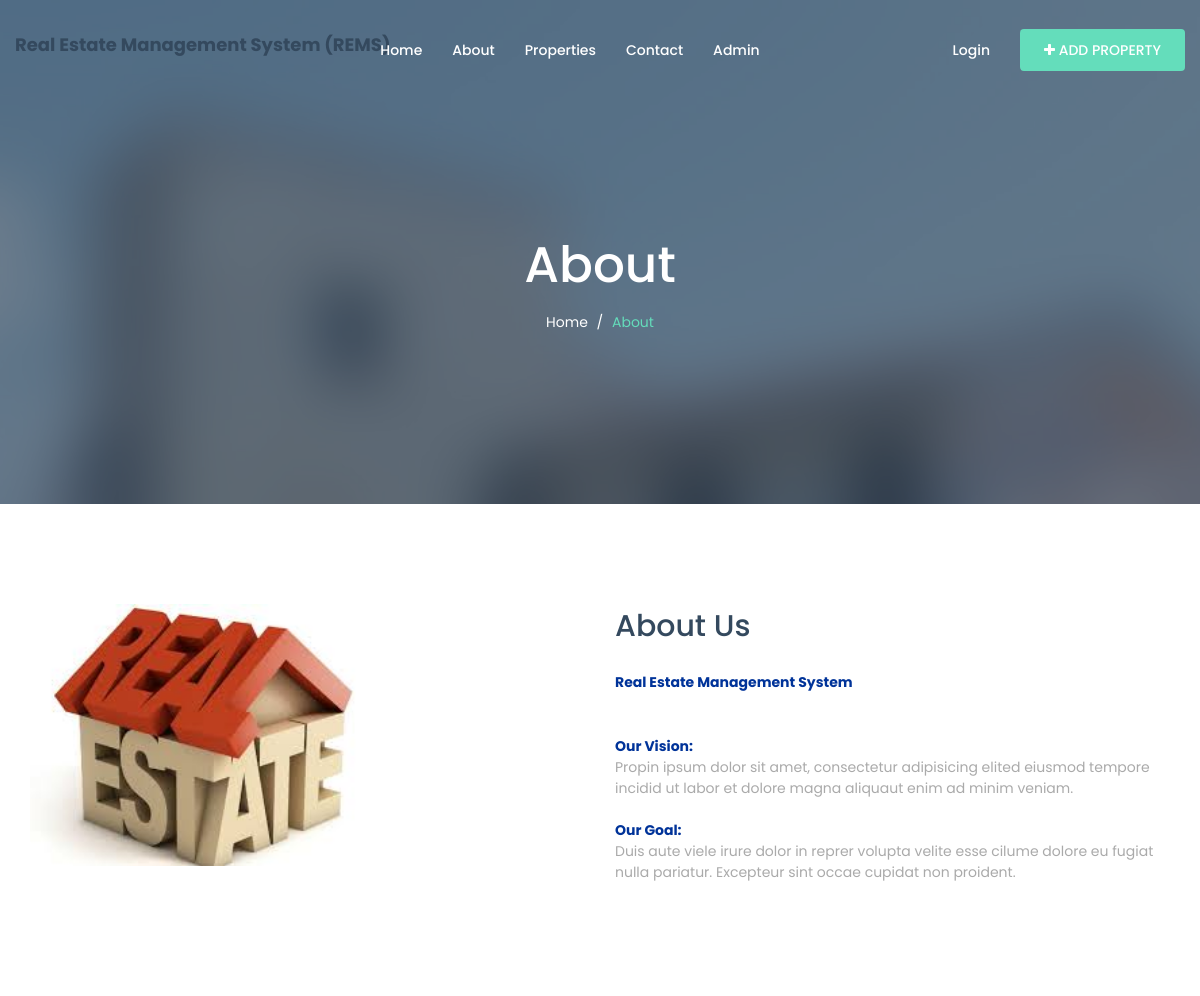
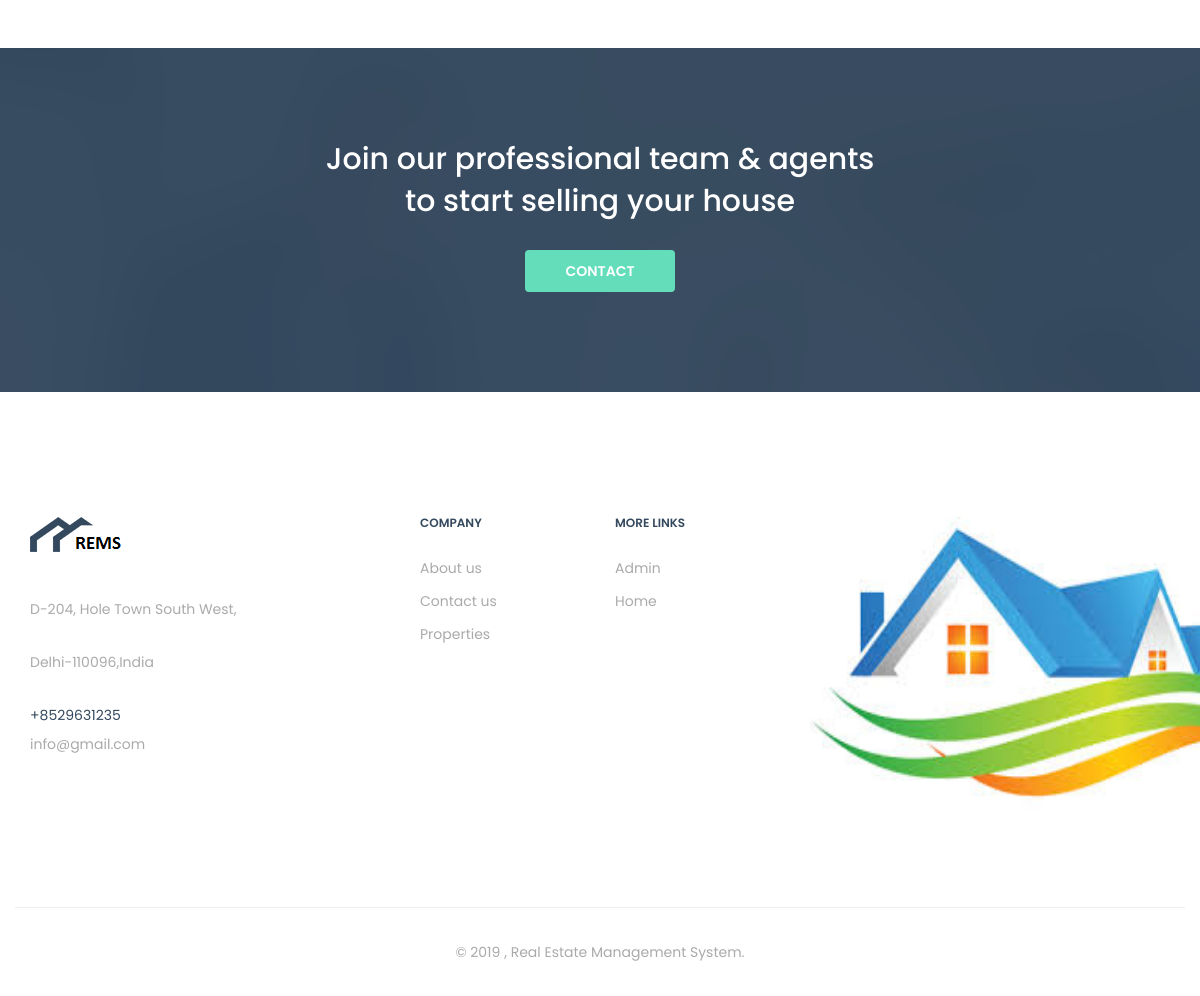
Page /about.php on the committed database (2 pictures, top to bottom).
### tables this page shows
CREATE TABLE `tblpage` (
  `ID` int(10) NOT NULL,
  `PageType` varchar(120) DEFAULT NULL,
  `PageTitle` mediumtext DEFAULT NULL,
  `PageDescription` mediumtext DEFAULT NULL,
  `Email` varchar(120) DEFAULT NULL,
  `MobileNumber` bigint(10) DEFAULT NULL,
  `UpdationDate` timestamp NULL DEFAULT NULL ON UPDATE current_timestamp()
);

### about.php (the view, shortened to what this page needs)
<!DOCTYPE html>
<html dir="ltr" lang="en-US">
<head>
    <link href="assets/css/external.css" rel="stylesheet">
    <link href="assets/css/bootstrap.min.css" rel="stylesheet">
    <link href="assets/css/style.css" rel="stylesheet">
</head>
<body>
    <div id="wrapper" class="wrapper clearfix">
        <?php include_once('includes/header.php');?>
        <section id="page-title" class="page-title bg-overlay bg-overlay-dark2">
            <div class="container">
                <div class="row">
                    <div class="col-xs-12 col-sm-12 col-md-6 col-md-offset-3">
                        <div class="title title-1 text-center">
                            <div class="title--content">
                                <div class="title--heading">
                                    <h1>About</h1>
                                </div>
                                <ol class="breadcrumb">
                                    <li><a href="index.php">Home</a></li>
                                    <li class="active">About</li>
                                </ol>
                            </div>
                        </div>
                    </div>
                </div>
            </div>
        </section>
        <section id="about" class="about bg-white">
            <div class="container">
                <div class="row">
                    <div class="col-xs-12 col-sm-5 col-md-5">
                        <div class="about--img"><img class="img-responsive" src="assets/images/about/real-estate.jpg" width="350" height="350" alt="about img"></div>
                    </div>
                    <div class="col-xs-12 col-sm-7 col-md-6 col-md-offset-1">
                        <?php
$ret=mysqli_query($con,"select * from tblpage where PageType='aboutus'");
while ($row=mysqli_fetch_array($ret)) {
?>
                        <div class="heading heading-3">
                            <h2 class="heading--title"><?php echo $row['PageTitle'];?></h2>
                        </div>
                        <div class="about--panel">
                            <p><?php  echo $row['PageDescription'];?></p>
                        </div>
                    </div>
                   <?php } ?>
                </div>
            </div>
        </section>
        <section id="cta" class="cta cta-1 text-center bg-overlay bg-overlay-dark pt-90">
            <div class="container">
                <div class="row">
                    <div class="col-xs-12 col-sm-12 col-md-6 col-md-offset-3">
                        <h3>Join our professional team & agents to start selling your house</h3>
                         <a href="contact.php" class="btn btn--primary">Contact</a>
                    </div>
                </div>
            </div>
        </section>
        <?php include_once('includes/footer.php');?>
    </div>
</body>
</html>

### includes/footer.php (shortened to what this page needs)
 <?php
include('includes/dbconnection.php');
?>
 <footer id="footer" class="footer footer-1 bg-white">
            <div class="footer-widget">
                <div class="container">
                    <div class="row">
                        <div class="col-xs-12 col-sm-6 col-md-3 widget--about">
                            <div class="widget--content">
                                <?php
$ret=mysqli_query($con,"select * from tblpage where PageType='contactus'");
while ($row=mysqli_fetch_array($ret)) {
?>
                                <div class="footer--logo">
                                    <img src="assets/images/logo/logo-dark3.png" alt="logo">
                                </div>
                                <p><?php  echo $row['PageDescription'];?></p>
                                <div class="footer--contact">
                                    <ul class="list-unstyled mb-0">
                                        <li>+<?php  echo $row['MobileNumber'];?></li>
                                        <li> <p><?php  echo $row['Email'];?></p></li>
                                    </ul>
                                </div>
                            </div>
                            <?php } ?>
                        </div>
                        <div class="col-xs-12 col-sm-3 col-md-2 col-md-offset-1 widget--links">
                            <div class="widget--title">
                                <h5>Company</h5>
                            </div>
                            <div class="widget--content">
                                <ul class="list-unstyled mb-0">
                                    <li><a href="about.php">About us</a></li>
                                    <li><a href="contact.php">Contact us</a></li>
                                   <li><a href="properties-grid.php">Properties</a></li>
                                </ul>
                            </div>
                        </div>
                        <div class="col-xs-12 col-sm-3 col-md-2 widget--links">
                            <div class="widget--title">
                                <h5>More Links</h5>
                            </div>
                            <div class="widget--content">
                                <ul class="list-unstyled mb-0">
                                    <li><a href="admin/login.php">Admin</a></li>
                                    <li><a href="index.php">Home</a></li>
                                </ul>
                            </div>
                        </div>
                        <div class="col-xs-12 col-sm-12 col-md-4 widget--newsletter">
                            <img src="assets/images/about/download.jpg" width="500" height="300" alt="logo">
                        </div>
                    </div>
                </div>
            </div>
            <div class="footer--copyright text-center">
                <div class="container">
                    <div class="row footer--bar">
                        <div class="col-xs-12 col-sm-12 col-md-12">
                            <span>© 2019 , Real Estate Management System.</span>
                        </div>
                    </div>
                </div>
            </div>
        </footer>

### rows in the picture
tblpage: PageTitle "About Us", PageDescription "Real Estate Management System Our Vision: Propin ipsum dolor sit amet, consectetur adipisicing elited eiusmod tempore incidid ut labor et dolore magna aliquaut enim ad minim veniam. Our Goal: Duis aute viele irure dolor in reprer volupta velite esse cilume dolore eu fugiat nulla pariatur. Excepteur sint occae cupidat non proident."
tblpage: PageDescription "D-204, Hole Town South West, Delhi-110096,India", MobileNumber "8529631235", Email "info@gmail.com"
